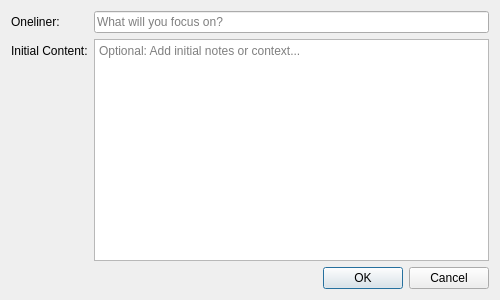
<?xml version="1.0" encoding="UTF-8"?>
<ui version="4.0">
 <class>CreateSessionDialog</class>
 <widget class="QDialog" name="CreateSessionDialog">
  <property name="geometry">
   <rect>
    <x>0</x>
    <y>0</y>
    <width>500</width>
    <height>300</height>
   </rect>
  </property>
  <property name="windowTitle">
   <string>Create Session</string>
  </property>
  <layout class="QVBoxLayout" name="verticalLayout">
   <item>
    <layout class="QFormLayout" name="formLayout">
     <item row="0" column="0">
      <widget class="QLabel" name="onelinerLabel">
       <property name="text">
        <string>Oneliner:</string>
       </property>
      </widget>
     </item>
     <item row="0" column="1">
      <widget class="QLineEdit" name="onelinerEdit">
       <property name="placeholderText">
        <string>What will you focus on?</string>
       </property>
      </widget>
     </item>
     <item row="1" column="0">
      <widget class="QLabel" name="contentLabel">
       <property name="text">
        <string>Initial Content:</string>
       </property>
      </widget>
     </item>
     <item row="1" column="1">
      <widget class="QTextEdit" name="contentEdit">
       <property name="placeholderText">
        <string>Optional: Add initial notes or context...</string>
       </property>
      </widget>
     </item>
    </layout>
   </item>
   <item>
    <widget class="QDialogButtonBox" name="buttonBox">
     <property name="orientation">
      <enum>Qt::Horizontal</enum>
     </property>
     <property name="standardButtons">
      <set>QDialogButtonBox::Cancel|QDialogButtonBox::Ok</set>
     </property>
    </widget>
   </item>
  </layout>
 </widget>
 <resources/>
 <connections>
  <connection>
   <sender>buttonBox</sender>
   <signal>accepted()</signal>
   <receiver>CreateSessionDialog</receiver>
   <slot>accept()</slot>
   <hints>
    <hint type="sourcelabel">
     <x>248</x>
     <y>254</y>
    </hint>
    <hint type="destinationlabel">
     <x>157</x>
     <y>274</y>
    </hint>
   </hints>
  </connection>
  <connection>
   <sender>buttonBox</sender>
   <signal>rejected()</signal>
   <receiver>CreateSessionDialog</receiver>
   <slot>reject()</slot>
   <hints>
    <hint type="sourcelabel">
     <x>316</x>
     <y>260</y>
    </hint>
    <hint type="destinationlabel">
     <x>286</x>
     <y>274</y>
    </hint>
   </hints>
  </connection>
 </connections>
</ui>
